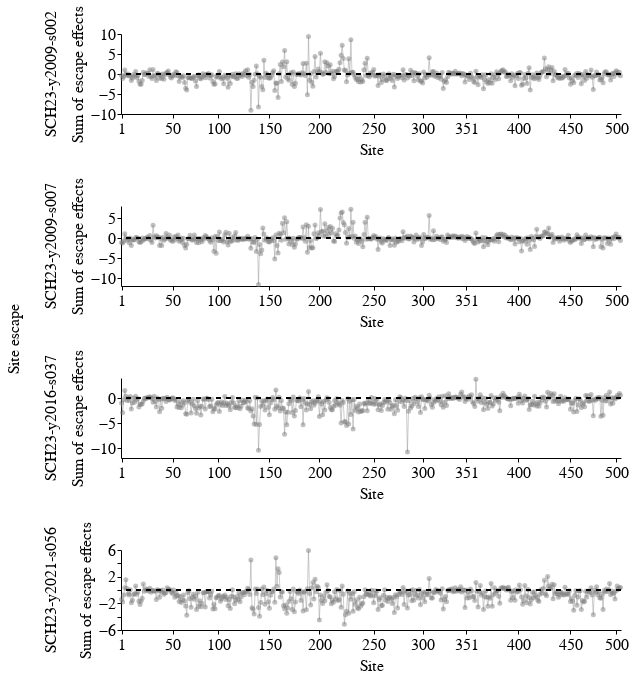

Notebook code cell kept with this figure:
### Code cell
all_points = base.mark_circle(size=25, opacity=0.5, color='gray')

chart = (
    (line + all_points + hline)
    .properties(width=500, height=80)
    .facet(
        row=alt.Row(
            "sera:N", 
            title="Site escape",
            header=alt.Header(
                labelFontSize=16,
                labelFontWeight="normal",
                titleFontSize=16,
                titleFontWeight="normal"
            )
        ),
    )
    .resolve_scale(
        y='independent',
        x='independent'
    )
).configure_axis(
    title=None
)

chart.display()

### Figure 1 — Vega-Lite specification as saved in the notebook (floating-point values rounded to 4 significant figures; data arrays with more than 128 entries replaced by an {"elided": "..."} marker saying what was removed)
{"config": {"background": "white", "title": {"fontSize": 20, "fontWeight": "normal", "font": "Helvetica", "anchor": "start", "color": "#000000", "orient": "top", "offset": 5, "subtitleColor": "gray", "subtitleFont": "Helvetica", "subtitleFontWeight": "normal", "subtitleFontSize": 18, "subtitlePadding": 2}, "axis": {"domain": true, "domainColor": "black", "domainWidth": 1, "grid": false, "gridColor": "#DEDDDD", "gridWidth": 0.5, "labelFont": "Helvetica", "labelFontSize": 16, "labelFlush": false, "labelFontWeight": "normal", "labelPadding": 2, "tickColor": "black", "tickSize": 4, "tickCount": 3, "tickWidth": 1, "titleFont": "Helvetica", "titleAlign": "center", "titleFontWeight": "normal", "titleFontSize": 16, "titlePadding": 5, "title": null}, "legend": {"labelFont": "Helvetica", "labelFontSize": 16, "symbolSize": 100, "titleFont": "Helvetica", "titleFontSize": 16, "titleFontWeight": "normal", "padding": 5, "titleLimit": 200, "gradientLength": 100}, "range": {"category": ["#4e79a7", "#f28e2c", "#e15759", "#76b7b2", "#59a14f", "#edc949", "#af7aa1", "#ff9da7", "#9c755f", "#bab0ab"], "diverging": ["#c7e9b4", "#7fcdbb", "#41b6c4", "#1d91c0", "#225ea8", "#253494"]}, "view": {"stroke": "white", "strokeWidth": 0}, "text": {"font": "Helvetica", "fontSize": 16}}, "data": {"name": "data-a6ea4741ec92079cedf8b77872bf0929"}, "facet": {"row": {"field": "sera", "header": {"labelFontSize": 16, "labelFontWeight": "normal", "titleFontSize": 16, "titleFontWeight": "normal"}, "title": "Site escape", "type": "nominal"}}, "spec": {"layer": [{"mark": {"type": "line", "opacity": 0.5, "size": 1, "stroke": "#999999"}, "encoding": {"detail": {"field": "sera", "type": "nominal"}, "tooltip": [{"field": "sera", "type": "nominal"}, {"field": "wildtype", "type": "nominal"}, {"field": "site", "type": "quantitative"}, {"field": "sum_site_escape", "type": "quantitative"}, {"field": "region", "type": "nominal"}], "x": {"axis": {"labelAngle": 0, "tickCount": 11, "values": [1, 50, 100, 150, 200, 250, 300, 351, 400, 450, 500]}, "field": "site", "sort": {"field": "_stat_site_order", "order": "ascending"}, "title": "Site", "type": "ordinal"}, "y": {"axis": {"tickCount": 4}, "field": "sum_site_escape", "title": "Sum of escape effects", "type": "quantitative"}}}, {"mark": {"type": "circle", "color": "gray", "opacity": 0.5, "size": 25}, "encoding": {"tooltip": [{"field": "sera", "type": "nominal"}, {"field": "wildtype", "type": "nominal"}, {"field": "site", "type": "quantitative"}, {"field": "sum_site_escape", "type": "quantitative"}, {"field": "region", "type": "nominal"}], "x": {"axis": {"labelAngle": 0, "tickCount": 11, "values": [1, 50, 100, 150, 200, 250, 300, 351, 400, 450, 500]}, "field": "site", "sort": {"field": "_stat_site_order", "order": "ascending"}, "title": "Site", "type": "ordinal"}, "y": {"axis": {"tickCount": 4}, "field": "sum_site_escape", "title": "Sum of escape effects", "type": "quantitative"}}}, {"mark": {"type": "rule", "color": "black", "opacity": 1, "size": 1.25, "strokeDash": [5, 5]}, "encoding": {"y": {"datum": 0}}}], "height": 80, "width": 500}, "resolve": {"scale": {"x": "independent", "y": "independent"}}, "$schema": "https://vega.github.io/schema/vega-lite/v5.16.3.json", "datasets": {"data-a6ea4741ec92079cedf8b77872bf0929": {"elided": "1840 records"}}}
